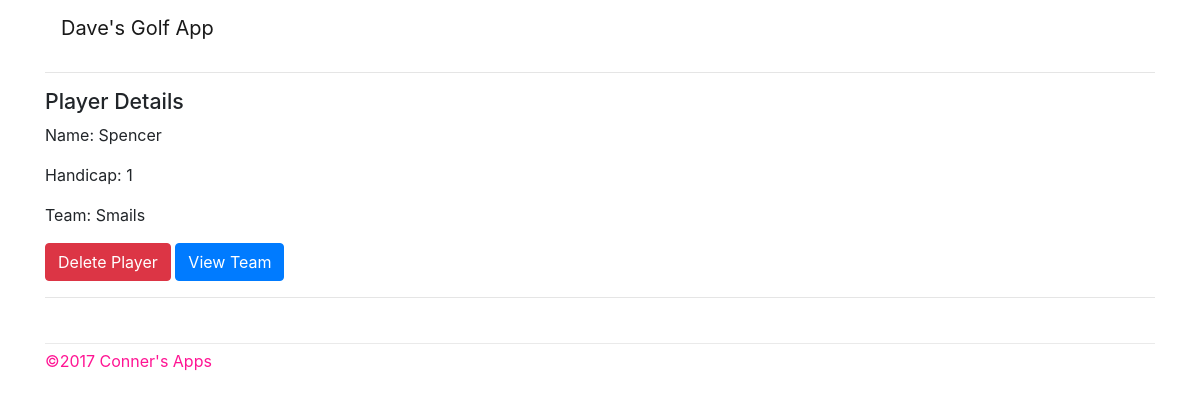
/player/4/, run on an earlier commit of the app's database.
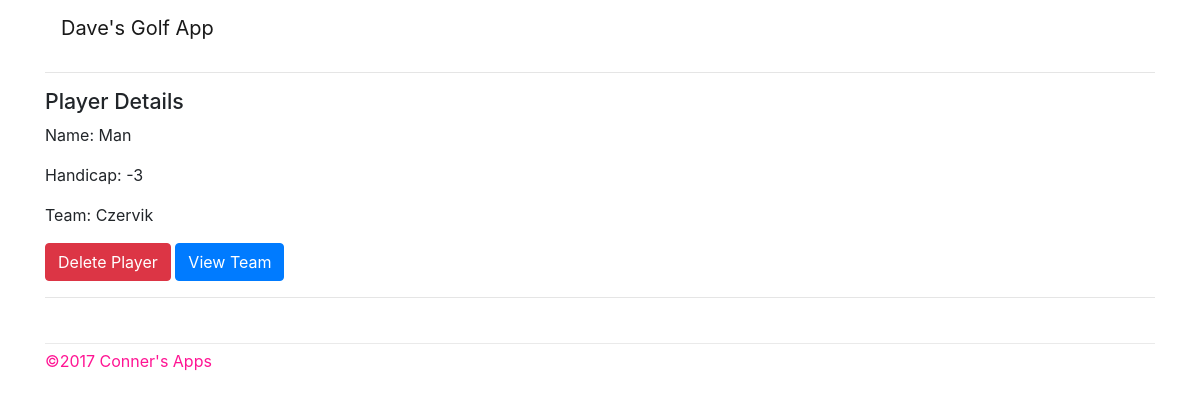
And on a later commit of the database.
### golf/models.py (models this page shows, shortened)
class Player(models.Model):
    name = models.CharField(max_length=50, unique=True)
    handicap = models.IntegerField()
    team = models.ForeignKey('Team', on_delete=models.CASCADE)

class Team(models.Model):
    name = models.CharField(max_length=50, unique=True)
    def __str__(self):
        return self.name

### golf/player/views.py (the view)
# urls.py: url(r'^(?P<pk>\d+)/$', views.detail, name="detail"),
def detail(request, pk, **kwargs):
    player = get_object_or_404(Player, pk=pk)
    team = player.team
    return render(request, 'golf/player/detail.html',
            {
                'player': player,
                'team': team,
            }
        )

### golf/templates/golf/player/detail.html
{% extends 'layout.html' %}
{% block content %}
  <h2>
      {% block pagetitle %}
      Player Details
      {% endblock %}
  </h2>
  <p>Name: {{ player.name }}</p>
  <p>Handicap: {{ player.handicap }}</p>
  <p>Team: {{ team }}</p>
  <a role="button" class="btn btn-danger confirm-delete"
    href="{% url 'golf:player:delete' player.pk %}">Delete Player</a>
  <a role="button" class="btn btn-primary confirm-delete"
    href="{% url 'golf:teams:detail' team.pk %}">View Team</a>
{% endblock %}

What changed in the data, as far as the page shows it:
no longer on this page (row unchanged): Team: name "Smails"
changed Player: name "Spencer" → "Man"; handicap "1" → "-3"
now on this page (row unchanged): Team: name "Czervik"
